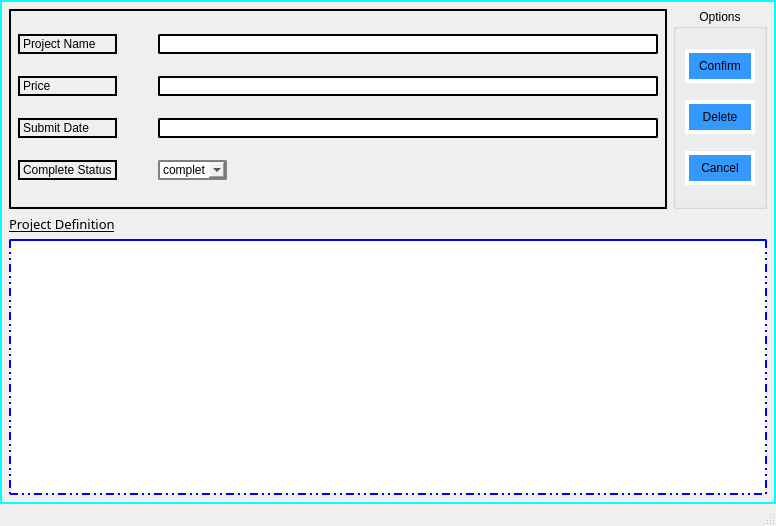
<?xml version="1.0" encoding="UTF-8"?>
<ui version="4.0">
 <class>MainWindow</class>
 <widget class="QMainWindow" name="MainWindow">
  <property name="geometry">
   <rect>
    <x>0</x>
    <y>0</y>
    <width>776</width>
    <height>526</height>
   </rect>
  </property>
  <property name="windowTitle">
   <string>EDIT ENTRY</string>
  </property>
  <property name="styleSheet">
   <string notr="true">QPushButton { 
background-color:rgb(51, 153, 255); 
border: 4px solid white;
padding: 6px 10px;
font: 75 12pt &quot;System&quot;;
}
#centralwidget{
border: 2px solid cyan;
background-color: qlineargradient(spread:pad, x1:0, y1:0, x2:1, y2:0, stop:0 rgba(153, 245, 230, 255), stop:0.09 rgba(220, 246, 236, 255), stop:0.14 rgba(150, 239, 246, 255), stop:0.187702 rgba(73, 187, 241, 255), stop:0.25 rgba(40, 151, 232, 255), stop:0.32 rgba(243, 248, 224, 255), stop:0.385 rgba(162, 249, 213, 237), stop:0.47 rgba(109, 168, 162, 227), stop:0.58 rgba(186, 232, 191, 232), stop:0.65 rgba(255, 255, 255, 255), stop:0.75 rgba(46, 142, 222, 255), stop:0.805 rgba(117, 187, 218, 255), stop:0.86 rgba(175, 254, 231, 255), stop:0.925566 rgba(254, 236, 244, 255), stop:1 rgba(191, 230, 255, 255));
}

QPushButton:pressed{
background-color: qlineargradient(spread:pad, x1:0, y1:0, x2:1, y2:0, stop:0 rgba(153, 245, 230, 255), stop:0.09 rgba(220, 246, 236, 255), stop:0.14 rgba(150, 239, 246, 255), stop:0.187702 rgba(73, 187, 241, 255), stop:0.25 rgba(40, 151, 232, 255), stop:0.32 rgba(243, 248, 224, 255), stop:0.385 rgba(162, 249, 213, 237), stop:0.47 rgba(109, 168, 162, 227), stop:0.58 rgba(186, 232, 191, 232), stop:0.65 rgba(255, 255, 255, 255), stop:0.75 rgba(46, 142, 222, 255), stop:0.805 rgba(117, 187, 218, 255), stop:0.86 rgba(175, 254, 231, 255), stop:0.925566 rgba(254, 236, 244, 255), stop:1 rgba(191, 230, 255, 255));
border: 3px solid white;
padding: 6px 10px;
font: 75 16pt &quot;System&quot;;
}

QTextEdit{
border:2px dot-dot-dash;
border-top-style: solid;
border-color: blue;
}

QLineEdit{
border: 2px solid grey;
border-radius: 2px 2px;
}

QLabel{
font: 10pt &quot;MS Gothic&quot;;
}</string>
  </property>
  <widget class="QWidget" name="centralwidget">
   <layout class="QGridLayout" name="gridLayout_3">
    <item row="0" column="0">
     <layout class="QVBoxLayout" name="verticalLayout_2">
      <item>
       <layout class="QHBoxLayout" name="horizontalLayout">
        <item>
         <widget class="QWidget" name="widgetlinedit" native="true">
          <property name="minimumSize">
           <size>
            <width>650</width>
            <height>200</height>
           </size>
          </property>
          <property name="styleSheet">
           <string notr="true">border: 2px solid balck;</string>
          </property>
          <layout class="QGridLayout" name="gridLayout_2">
           <item row="2" column="0">
            <widget class="QLabel" name="label_3">
             <property name="text">
              <string>Submit Date</string>
             </property>
            </widget>
           </item>
           <item row="2" column="3">
            <widget class="QLineEdit" name="lineEdit_submitdate"/>
           </item>
           <item row="3" column="0">
            <widget class="QLabel" name="label_4">
             <property name="text">
              <string>Complete Status</string>
             </property>
            </widget>
           </item>
           <item row="0" column="0">
            <widget class="QLabel" name="label">
             <property name="text">
              <string>Project Name</string>
             </property>
            </widget>
           </item>
           <item row="0" column="3">
            <widget class="QLineEdit" name="lineEdit_projectname">
             <property name="minimumSize">
              <size>
               <width>500</width>
               <height>0</height>
              </size>
             </property>
            </widget>
           </item>
           <item row="3" column="3">
            <widget class="QComboBox" name="comboBox_completestatus">
             <property name="sizePolicy">
              <sizepolicy hsizetype="Fixed" vsizetype="Fixed">
               <horstretch>0</horstretch>
               <verstretch>0</verstretch>
              </sizepolicy>
             </property>
             <property name="maximumSize">
              <size>
               <width>69</width>
               <height>16777215</height>
              </size>
             </property>
             <property name="styleSheet">
              <string notr="true">border: 2px solid grey;
border-radius: 2px 2px;</string>
             </property>
             <item>
              <property name="text">
               <string>complete</string>
              </property>
             </item>
             <item>
              <property name="text">
               <string>pending</string>
              </property>
             </item>
            </widget>
           </item>
           <item row="1" column="3">
            <widget class="QLineEdit" name="lineEdit_price"/>
           </item>
           <item row="1" column="0">
            <widget class="QLabel" name="label_2">
             <property name="text">
              <string>Price</string>
             </property>
            </widget>
           </item>
           <item row="0" column="1">
            <spacer name="horizontalSpacer_2">
             <property name="orientation">
              <enum>Qt::Horizontal</enum>
             </property>
             <property name="sizeHint" stdset="0">
              <size>
               <width>40</width>
               <height>20</height>
              </size>
             </property>
            </spacer>
           </item>
          </layout>
         </widget>
        </item>
        <item>
         <widget class="QGroupBox" name="groupBox">
          <property name="sizePolicy">
           <sizepolicy hsizetype="Fixed" vsizetype="Preferred">
            <horstretch>0</horstretch>
            <verstretch>0</verstretch>
           </sizepolicy>
          </property>
          <property name="maximumSize">
           <size>
            <width>250</width>
            <height>16777215</height>
           </size>
          </property>
          <property name="title">
           <string>Options</string>
          </property>
          <property name="alignment">
           <set>Qt::AlignHCenter|Qt::AlignTop</set>
          </property>
          <property name="flat">
           <bool>true</bool>
          </property>
          <layout class="QGridLayout" name="gridLayout">
           <item row="0" column="0">
            <widget class="QPushButton" name="pushButton_confirm">
             <property name="text">
              <string>Confirm</string>
             </property>
            </widget>
           </item>
           <item row="2" column="0">
            <widget class="QPushButton" name="pushButton_cancel">
             <property name="text">
              <string>Cancel</string>
             </property>
            </widget>
           </item>
           <item row="1" column="0">
            <widget class="QPushButton" name="pushButton_delete">
             <property name="text">
              <string>Delete</string>
             </property>
            </widget>
           </item>
          </layout>
         </widget>
        </item>
       </layout>
      </item>
      <item>
       <layout class="QVBoxLayout" name="verticalLayout">
        <item>
         <widget class="QLabel" name="label_5">
          <property name="font">
           <font>
            <family>MS Gothic</family>
            <pointsize>10</pointsize>
            <weight>50</weight>
            <italic>false</italic>
            <bold>false</bold>
            <underline>true</underline>
           </font>
          </property>
          <property name="text">
           <string>Project Definition</string>
          </property>
         </widget>
        </item>
        <item>
         <widget class="QTextEdit" name="textEdit_projectdef">
          <property name="styleSheet">
           <string notr="true">font: 10pt &quot;MS PGothic&quot;;</string>
          </property>
         </widget>
        </item>
       </layout>
      </item>
     </layout>
    </item>
   </layout>
  </widget>
  <widget class="QStatusBar" name="statusbar"/>
 </widget>
 <tabstops>
  <tabstop>lineEdit_projectname</tabstop>
  <tabstop>lineEdit_price</tabstop>
  <tabstop>lineEdit_submitdate</tabstop>
  <tabstop>comboBox_completestatus</tabstop>
  <tabstop>textEdit_projectdef</tabstop>
  <tabstop>pushButton_confirm</tabstop>
  <tabstop>pushButton_delete</tabstop>
  <tabstop>pushButton_cancel</tabstop>
 </tabstops>
 <resources/>
 <connections/>
</ui>
